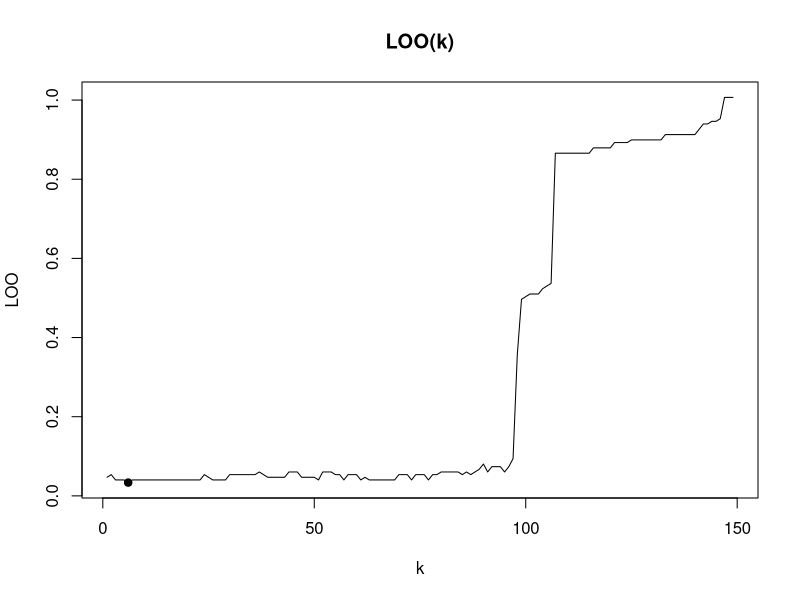
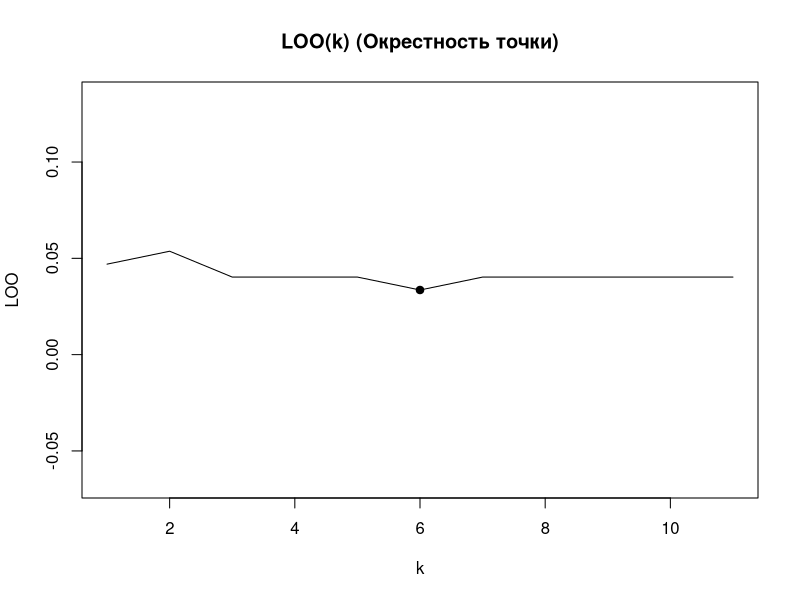
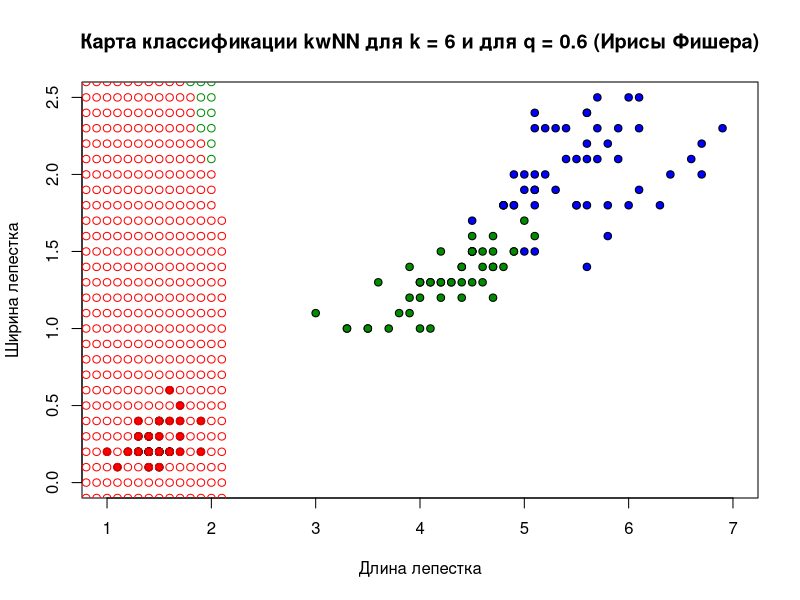

Source code (R) for these figures, in order: (Note: a time limit stopped this script after it produced the figures.)
distance_of_Euclid <- function(a, b){
  
  return(sqrt(sum((a - b)^2)))
  
}


sort <- function(arr, point){
  
  row <- dim(arr)[1]
  col <- dim(arr)[2]
  
  ## 2 столбца - номер и расстояние
  distances <- matrix(NA, row, 2)
  
  for (i in 1:row) {
    distances[i, ] <- c(i, distance_of_Euclid(point, arr[i, 1:col - 1])) 
  }
  
  ordered_arr <- arr[order(distances[, 2]), ]
  
  return(ordered_arr)
  
}


kNN <- function(k, ordered_arr){
  
  col_class <- dim(ordered_arr)[2]
  
  class <- names(which.max(table(ordered_arr[1:k, col_class])))
  
  return(class)
  
}

kwNN <- function(k, ordered_arr, weights){
  
  order_and_weight <- cbind(ordered_arr, weights)
  classes <- order_and_weight[1:k, 3:4]
  
  w1 <- sum(classes[classes$Species == "setosa", 2])
  w2 <- sum(classes[classes$Species == "versicolor", 2])
  w3 <- sum(classes[classes$Species == "virginica", 2])
  
  answer <- matrix(c(w1, w2, w3), nrow = 1, ncol = 3, byrow = TRUE, list(c(1), c(1, 2, 3)))
  
  class <- c("setosa", "versicolor", "virginica")
  
  return(class[which.max(answer)])
  
}

LOO <- function(arr){
  
  row <- dim(arr)[1]
  
  Q <- matrix(0, (row - 1), 1)
  
  for (i in 1:row) {
    
    point <- arr[i, 1:2]
    new_arr <- arr
    new_arr <- new_arr[-i, ]
    ordered_arr <- sort(new_arr, point)
    
    for (k in 1:(row - 1)) {
      
      class <- kNN(k, ordered_arr)
      
      if (class != arr[i, 3]) {
        Q[k] <- Q[k] + 1
      }
      
    }
    
  }
  
  min_k <- which.min(Q[1:(row - 1)])
  min_v <- Q[min_k]
  
  
  I <- matrix(1:(row - 1), (row - 1), 1)
  
  for (i in 1:(row - 1)) {
    Q[i] <- Q[i]/(row - 1)
  }
  
  ## график LOO и k
  plot(
    I[1:(row - 1)], 
    Q[1:(row - 1)], 
    type = "l", xlab = "k", ylab = "LOO",
    main = "LOO(k)"
  )
  points(min_k, min_v/(row - 1), pch = 21, bg = "black")
  
  
  range <- 5
  while (min_k - range < 0 || min_k + range > 149) {
    range <- range - 1
  }
  ## график LOO и k увеличенный масштаб
  plot(
    I[(min_k - range):(min_k + range)], 
    Q[(min_k - range):(min_k + range)], 
    xlim = c((min_k - range), (min_k + range)), 
    ylim = c(min_v/(row - 1) - 0.1, min_v/(row - 1) + 0.1), 
    type = "l", xlab = "k", ylab = "LOO",
    main = "LOO(k) (Окрестность точки)"
  )
  points(min_k, min_v/(row - 1), pch = 21, bg = "black")
  
  return(min_k)
  
}


LOO_q <- function(arr, k) {
  
  row <- dim(arr)[1]
  
  Q <- matrix(0, 9, 1)
  
  for (i in 1:row) {
    
    point <- arr[i, 1:2]
    new_arr <- arr
    new_arr <- new_arr[-i, ]
    ordered_arr <- sort(new_arr, point)
    
    weights <- matrix(0, row-1, 1)
    
    for (q in seq(0.1, 0.9, 0.1)) {
      
      for (p in 1:(row - 1)) {
        weights[p] <- q^p
      }
      
      class <- kwNN(k, ordered_arr, weights)
      
      if (class != arr[i, 3]) {
        Q[q * 10] <- Q[q * 10] + 1
      }
      
    }
    
  }
  
  ##print(Q)
  
  min_q <- which.min(Q[1:(row - 1)])
  min_v <- Q[min_q]
  
  return(min_q/10)
  
}

oneNN <- function(set, point){
  
  ## возьмём за ближайшего соседа первую точку в наборе
  min_distance <- distance_of_Euclid(set[1, 1:2], point)
  number_of_nearest <- 1
  
  N <- dim(set)[1]
  
  ## попробуем найти соседа ближе
  for (i in 2:N) {
    if (distance_of_Euclid(set[i, 1:2], point) < min_distance) {
      min_distance <- distance_of_Euclid(set[i, 1:2], point)
      number_of_nearest <- i
    }
  }
  
  ## возвращаем вид ириса ближайшего соседа
  return(set[number_of_nearest, 3])
  
}


main <- function(){
  ## создание тренировочной выборки по ширине и длине лепестка и виду ириса
  train_set <- iris[, 3:5]
  
  ## кол-во точек в тестовой выборке
  ##n <- as.numeric(readline(prompt = "Enter number of points in test set: "))
  n <- 10
  
  ## создание набора тестовых точек
  points <- cbind(runif(n, 1, 7), runif(n, 0, 2.5))
  
  ## рисуем выборку
  colors <- c("setosa" = "red", "versicolor" = "green4", "virginica" = "blue")
  
  k <- LOO(train_set)
  ##cat("Best of k is", k)
  q <- LOO_q(train_set, k)
  ##cat("Best of q is", q)
  ##k <- 6
  
  plot( 
    iris[, 3:4],
    xlim = c(1, 7),
    ylim = c(0, 2.5),
    pch = 21, 
    bg = colors[iris$Species],
    xlab = "Длина лепестка",
    ylab = "Ширина лепестка",
    main = "Карта классификации kwNN для k = 6 и для q = 0.6 (Ирисы Фишера)"
  )
  
  ## рисуем точки
  ##for (i in 1:n) {
  ##ordered_set <- sort(train_set, points[i, 1:2])
  ##points(points[i, 1], points[i, 2], pch = 1, col = colors[kNN(k, ordered_set)])
  ##}
  
  weights <- matrix(NA, 150, 1)
  
  for (i in seq(0.8, 7.2, 0.1)) {
    for (j in seq(-0.3, 2.9, 0.1)) {
      
      ordered_set <- sort(train_set, c(i, j))
      
      for (p in 1:150) {
        weights[p] <- q^p
      }
      
      ##points(i, j, pch = 1, col = colors[oneNN(train_set, c(i, j))])
      
      ##points(i, j, pch = 1, col = colors[kNN(k, ordered_set)])
      
      points(i, j, pch = 1, col = colors[kwNN(k, ordered_set, weights)])
      
    }
  }
  
  ##points(iris[, 3:4], pch = 21, bg = colors[iris$Species])
  
  legend(
    "bottomright",
    pch = c(21, 21, 21),
    col = c("red", "green4", "blue"),
    legend = c("setosa", "versicolor", "virginica")
  )
  
}

main()
